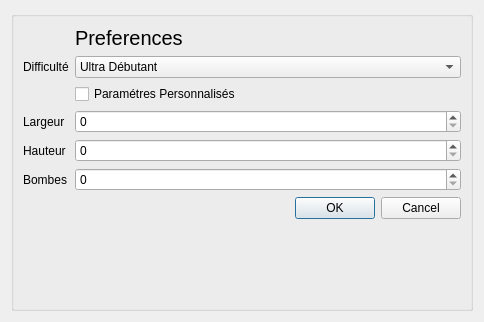
<?xml version="1.0" encoding="UTF-8"?>
<ui version="4.0">
 <class>CSettingsDialog</class>
 <widget class="QDialog" name="CSettingsDialog">
  <property name="geometry">
   <rect>
    <x>0</x>
    <y>0</y>
    <width>484</width>
    <height>322</height>
   </rect>
  </property>
  <property name="windowTitle">
   <string>Dialog</string>
  </property>
  <layout class="QGridLayout" name="gridLayout">
   <item row="0" column="0">
    <widget class="QGroupBox" name="groupBox">
     <layout class="QFormLayout" name="formLayout">
      <item row="0" column="1">
       <widget class="QLabel" name="label_4">
        <property name="font">
         <font>
          <pointsize>15</pointsize>
         </font>
        </property>
        <property name="text">
         <string>Preferences</string>
        </property>
       </widget>
      </item>
      <item row="1" column="0">
       <widget class="QLabel" name="label_6">
        <property name="text">
         <string>Difficulté</string>
        </property>
       </widget>
      </item>
      <item row="1" column="1">
       <widget class="QComboBox" name="LevelComboBox">
        <item>
         <property name="text">
          <string>Ultra Débutant</string>
         </property>
        </item>
        <item>
         <property name="text">
          <string>Débutant</string>
         </property>
        </item>
        <item>
         <property name="text">
          <string>Normal</string>
         </property>
        </item>
        <item>
         <property name="text">
          <string>Difficile</string>
         </property>
        </item>
        <item>
         <property name="text">
          <string>Ultra Difficile</string>
         </property>
        </item>
        <item>
         <property name="text">
          <string>Chuck Norris</string>
         </property>
        </item>
       </widget>
      </item>
      <item row="2" column="1">
       <widget class="QCheckBox" name="CustomCheckBox">
        <property name="text">
         <string>Paramétres Personnalisés</string>
        </property>
       </widget>
      </item>
      <item row="3" column="0">
       <widget class="QLabel" name="label">
        <property name="text">
         <string>Largeur</string>
        </property>
       </widget>
      </item>
      <item row="3" column="1">
       <widget class="QSpinBox" name="heightSpinBox"/>
      </item>
      <item row="4" column="0">
       <widget class="QLabel" name="label_2">
        <property name="text">
         <string>Hauteur</string>
        </property>
       </widget>
      </item>
      <item row="4" column="1">
       <widget class="QSpinBox" name="widthSpinBox"/>
      </item>
      <item row="5" column="0">
       <widget class="QLabel" name="label_3">
        <property name="text">
         <string>Bombes</string>
        </property>
       </widget>
      </item>
      <item row="5" column="1">
       <widget class="QSpinBox" name="sheepSpinBox"/>
      </item>
      <item row="7" column="0" colspan="2">
       <widget class="QDialogButtonBox" name="buttonBox">
        <property name="orientation">
         <enum>Qt::Horizontal</enum>
        </property>
        <property name="standardButtons">
         <set>QDialogButtonBox::Cancel|QDialogButtonBox::Ok</set>
        </property>
       </widget>
      </item>
     </layout>
    </widget>
   </item>
  </layout>
 </widget>
 <resources/>
 <connections/>
</ui>
